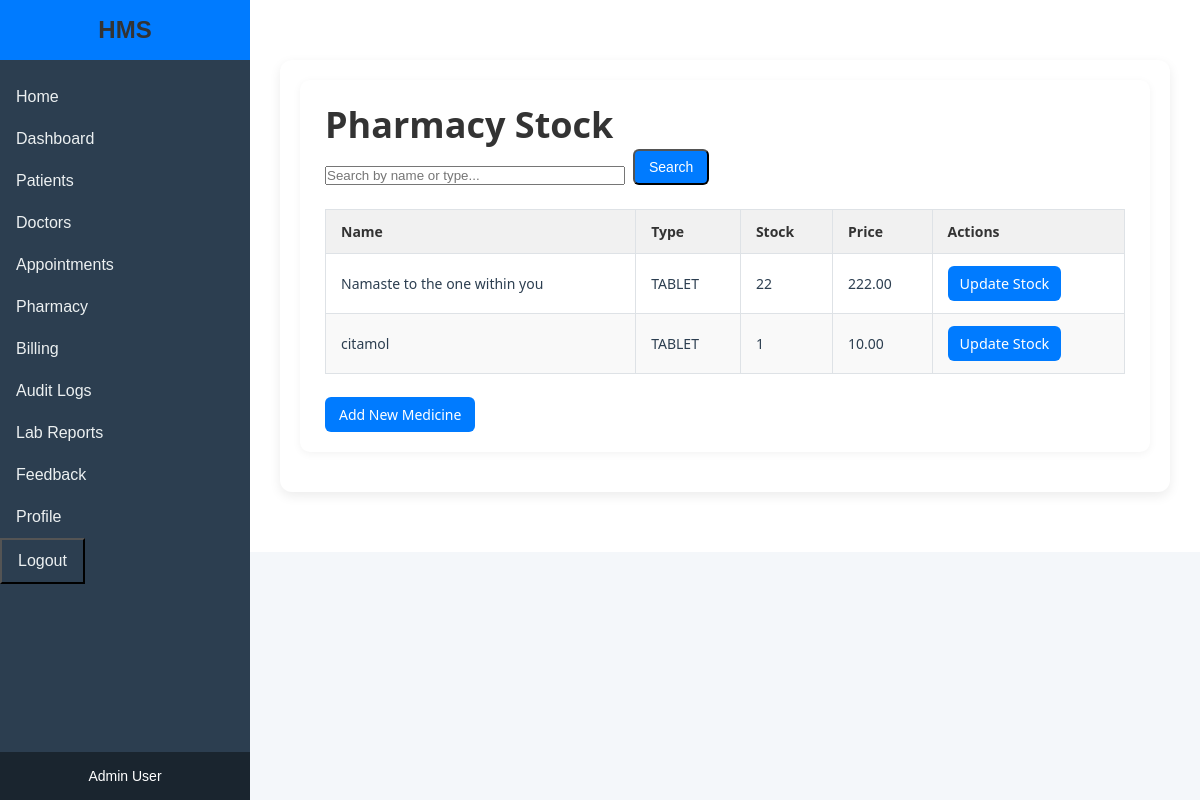
Before: /pharmacy/ (signed in) with the older database file.
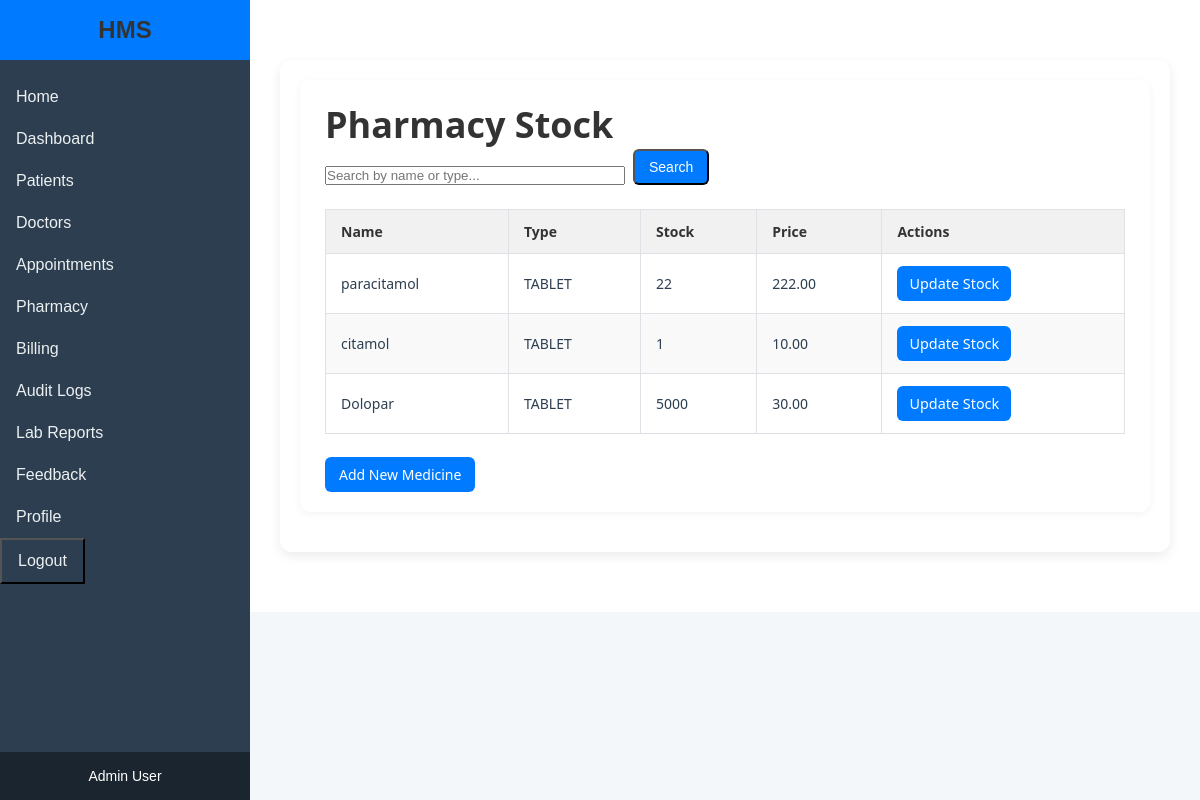
After: the same page with the newer database file.
### core/models.py (models this page shows, shortened)
class Medicine(models.Model):
    MEDICINE_TYPE_CHOICES = [
        ('TABLET', 'Tablet'),
        ('CAPSULE', 'Capsule'),
        ('SYRUP', 'Syrup'),
        ('INJECTION', 'Injection'),
        ('OTHER', 'Other'),
    ]
    name = models.CharField(max_length=100)
    type = models.CharField(max_length=20, choices=MEDICINE_TYPE_CHOICES)
    stock = models.IntegerField()
    price = models.DecimalField(max_digits=10, decimal_places=2)#test

### core/views.py (the view)
# urls.py: path('pharmacy/', views.medicine_list, name='medicine_list'),
@login_required
@user_passes_test(is_admin)
def medicine_list(request):
    query = request.GET.get('q')
    if query:
        medicines = Medicine.objects.filter(
            Q(name__icontains=query) |
            Q(type__icontains=query)
        )
    else:
        medicines = Medicine.objects.all()
    return render(request, 'medicine_list.html', {'medicines': medicines})

### core/views.py (called while the page is built)
def is_admin(user):
    return user.groups.filter(name='Admin').exists()

### templates/medicine_list.html
{% extends 'base.html' %}
{% load static %}
{% block content %}
    <div class="content-wrapper">
        <div class="form-container">
            <h2>Pharmacy Stock</h2>
            <form method="get" class="search-form">
                <input type="text" name="q" placeholder="Search by name or type..." value="{{ request.GET.q }}">
                <button type="submit" class="btn btn-primary">Search</button>
            </form>
            {% if medicines %}
                <table class="medicine-table">
                    <thead>
                        <tr>
                            <th>Name</th>
                            <th>Type</th>
                            <th>Stock</th>
                            <th>Price</th>
                            <th>Actions</th>
                        </tr>
                    </thead>
                    <tbody>
                        {% for medicine in medicines %}
                        <tr>
                            <td data-label="Name">{{ medicine.name }}</td>
                            <td data-label="Type">{{ medicine.type }}</td>
                            <td data-label="Stock">{{ medicine.stock }}</td>
                            <td data-label="Price">{{ medicine.price }}</td>
                            <td data-label="Actions">
                                <a href="{% url 'update_medicine_stock' medicine.id %}" class="btn btn-primary btn-small">Update Stock</a>
                            </td>
                        </tr>
                        {% endfor %}
                    </tbody>
                </table>
            {% else %}
                <p>No medicines found.</p>
            {% endif %}
            <a href="{% url 'add_medicine' %}" class="btn btn-primary">Add New Medicine</a>
        </div>
    </div>
{% endblock %}

Changed rows visible on the page:
changed Medicine: name "Namaste to the one within you" → "paracitamol"
added Medicine: name "Dolopar", type "TABLET", stock "5000", price "30.00"
